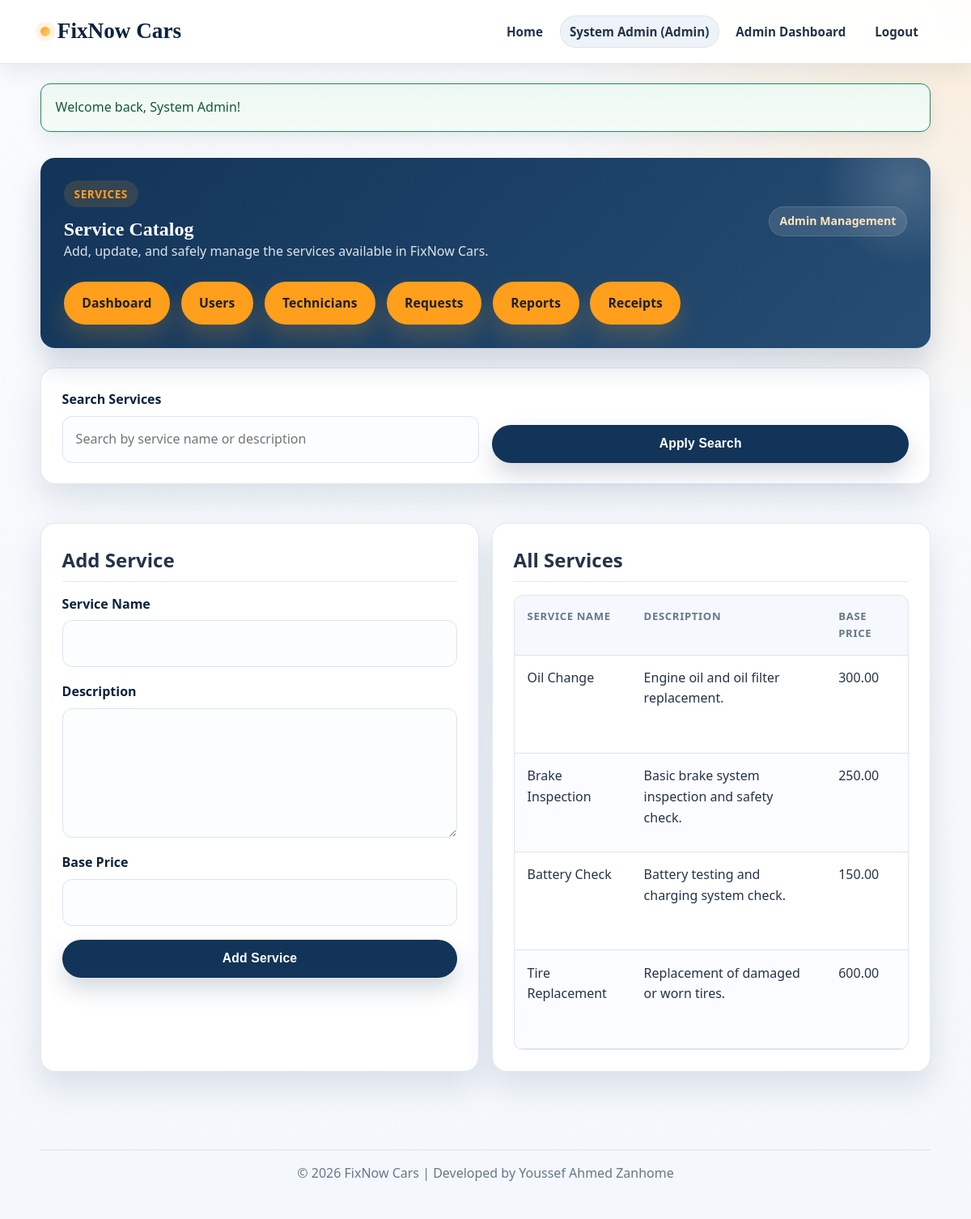
Screenshot of /admin/services.php (signed in) with the database file from the repository.
### tables this page shows
CREATE TABLE services (
    id INT AUTO_INCREMENT PRIMARY KEY,
    service_name VARCHAR(100) NOT NULL UNIQUE,
    description TEXT DEFAULT NULL,
    base_price DECIMAL(10,2) NOT NULL DEFAULT 0.00,
    created_at TIMESTAMP DEFAULT CURRENT_TIMESTAMP
);

### admin/services.php (the view, shortened to what this page needs)
<?php
require_once __DIR__ . '/../includes/functions.php';
require_once __DIR__ . '/../config/db.php';
$flashMessage = get_flash_message();
$pageError = '';
$services = [];
$editServiceId = isset($_GET['edit']) ? (int) $_GET['edit'] : 0;
$searchTerm = normalize_search_term($_GET['q'] ?? '', 100);
$serviceName = '';
$description = '';
$basePrice = '';
if ($db === null) {
    $pageError = $dbConnectionError ?? 'Database connection is not available.';
} else {
    if ($pageError === '') {
        if ($searchTerm === '') {
            $servicesStatement = $db->prepare(
                'SELECT id, service_name, description, base_price, created_at
                 FROM services
                 ORDER BY created_at DESC'
            );
            if ($servicesStatement === false) {
                $pageError = 'Unable to load services.';
            } else {
                $servicesStatement->execute();
            }
        }
        if ($pageError === '') {
            $servicesStatement->bind_result($id, $loadedServiceName, $loadedDescription, $loadedBasePrice, $createdAt);
            while ($servicesStatement->fetch()) {
                $services[] = [
                    'id' => $id,
                    'service_name' => $loadedServiceName,
                    'description' => $loadedDescription,
                    'base_price' => $loadedBasePrice,
                    'created_at' => $createdAt,
                ];
            }
        }
    }
}
$formTitle = $editServiceId > 0 ? 'Edit Service' : 'Add Service';
$submitLabel = $editServiceId > 0 ? 'Update Service' : 'Add Service';
?>
<?php include __DIR__ . '/../includes/header.php'; ?>
<?php include __DIR__ . '/../includes/navbar.php'; ?>
<main class="container">
    <?php render_flash_message($flashMessage); ?>
    <section class="page-banner">
        <div class="dashboard-header">
            <div>
                <span class="section-tag">Services</span>
                <h1>Service Catalog</h1>
                <p>Add, update, and safely manage the services available in FixNow Cars.</p>
            </div>
            <span class="status-pill">Admin Management</span>
        </div>
        <div class="dashboard-actions">
            <a class="btn btn-secondary" href="index.php">Dashboard</a>
            <a class="btn btn-secondary" href="users.php">Users</a>
            <a class="btn btn-secondary" href="technicians.php">Technicians</a>
            <a class="btn btn-secondary" href="requests.php">Requests</a>
            <a class="btn btn-secondary" href="reports.php">Reports</a>
            <a class="btn btn-secondary" href="receipts.php">Receipts</a>
        </div>
    </section>
    <?php if ($pageError !== ''): ?>
        <div class="flash-message flash-error">
            <p><?php echo escape($pageError); ?></p>
        </div>
    <?php else: ?>
        <section class="content-card">
            <form class="auth-form" action="services.php" method="get">
                <div class="form-grid">
                    <div class="form-group">
                        <label for="q">Search Services</label>
                        <input type="text" id="q" name="q" value="<?php echo escape($searchTerm); ?>" placeholder="Search by service name or description">
                    </div>
                    <div class="form-group">
                        <label>&nbsp;</label>
                        <button class="btn" type="submit">Apply Search</button>
                    </div>
                </div>
            </form>
        </section>
        <section class="detail-grid">
            <article class="content-card">
                <h2><?php echo escape($formTitle); ?></h2>
                <form class="auth-form" action="services.php<?php echo $editServiceId > 0 ? '?edit=' . (int) $editServiceId . ($searchTerm !== '' ? '&q=' . urlencode($searchTerm) : '') : ($searchTerm !== '' ? '?q=' . urlencode($searchTerm) : ''); ?>" method="post">
                    <div class="form-group">
                        <label for="service_name">Service Name</label>
                        <input type="text" id="service_name" name="service_name" value="<?php echo escape($serviceName); ?>" required>
                    </div>
                    <div class="form-group">
                        <label for="description">Description</label>
                        <textarea id="description" name="description" rows="5" required><?php echo escape($description); ?></textarea>
                    </div>
                    <div class="form-group">
                        <label for="base_price">Base Price</label>
                        <input type="number" step="0.01" min="0" id="base_price" name="base_price" value="<?php echo escape($basePrice); ?>" required>
                    </div>
                    <button class="btn full-width" type="submit"><?php echo escape($submitLabel); ?></button>
                </form>
            </article>
            <article class="content-card">
                <h2>All Services</h2>
                <?php if (empty($services)): ?>
                    <div class="empty-state">
                        <p><?php echo escape($searchTerm !== '' ? 'No services match the current search.' : 'No services exist yet. Add the first one using the form.'); ?></p>
                    </div>
                <?php else: ?>
                    <div class="table-wrapper">
                        <table class="data-table">
                            <thead>
                                <tr>
                                    <th>Service Name</th>
                                    <th>Description</th>
                                    <th>Base Price</th>
                                    <th>Created At</th>
                                </tr>
                            </thead>
                            <tbody>
                                <?php foreach ($services as $service): ?>
                                    <tr>
                                        <td><?php echo escape($service['service_name']); ?></td>
                                        <td><?php echo escape($service['description'] !== null ? $service['description'] : 'No description'); ?></td>
                                        <td><?php echo escape(number_format((float) $service['base_price'], 2)); ?></td>
                                        <td><?php echo escape(date('Y-m-d', strtotime($service['created_at']))); ?></td>
                                    </tr>
                                <?php endforeach; ?>
                            </tbody>
                        </table>
                    </div>
                <?php endif; ?>
            </article>
        </section>
    <?php endif; ?>
</main>
<?php include __DIR__ . '/../includes/footer.php'; ?>

### includes/header.php (shortened to what this page needs)
<?php
$basePath = $basePath ?? '';
?>
<!DOCTYPE html>
<html lang="en">
<head>
    <link rel="stylesheet" href="<?php echo escape($basePath . 'assets/css/style.css'); ?>">
</head>
<body>

### includes/navbar.php (shortened to what this page needs)
<?php
$basePath = $basePath ?? '';
$isLoggedIn = is_logged_in();
$dashboardLink = $isLoggedIn ? role_dashboard_path(current_user_role(), $basePath) : '';
$dashboardLabel = $isLoggedIn ? role_dashboard_label(current_user_role()) : '';
?>
<header class="site-header">
    <div class="container nav-wrapper">
        <a class="brand" href="<?php echo escape($basePath . 'index.php'); ?>">FixNow Cars</a>
        <nav class="main-nav" id="main-navigation">
            <a href="<?php echo escape($basePath . 'index.php'); ?>">Home</a>
            <?php if (!$isLoggedIn): ?>
                <a href="<?php echo escape($basePath . 'login.php'); ?>">Login</a>
                <a href="<?php echo escape($basePath . 'register.php'); ?>">Register</a>
            <?php else: ?>
                <span class="nav-user"><?php echo escape(current_user_name()); ?> (<?php echo escape(format_label(current_user_role())); ?>)</span>
                <a href="<?php echo escape($dashboardLink); ?>"><?php echo escape($dashboardLabel); ?></a>
                <a href="<?php echo escape($basePath . 'logout.php'); ?>">Logout</a>
            <?php endif; ?>
        </nav>
    </div>
</header>

### includes/functions.php (shortened to what this page needs)
<?php
if (!function_exists('escape')) {
    function escape($value)
    {
        return htmlspecialchars((string) $value, ENT_QUOTES, 'UTF-8');
    }
}
if (!function_exists('render_message_box')) {
    function render_message_box($messages, $type = 'error', $autoHide = false)
    {
        if ($messages === null || $messages === '' || $messages === []) {
            return;
        }
        $validMessages = [];
        foreach ((array) $messages as $message) {
            if ($message !== null && $message !== '') {
                $validMessages[] = $message;
            }
        }
        echo '<div class="flash-message flash-' . escape($type) . '"' . ($autoHide ? ' data-auto-hide="true"' : '') . '>';
        foreach ($validMessages as $message) {
            echo '<p>' . escape($message) . '</p>';
        }
        echo '</div>';
    }
}
if (!function_exists('render_flash_message')) {
    function render_flash_message($flashMessage)
    {
        $type = $flashMessage['type'] ?? 'success';
        render_message_box($flashMessage['text'], $type, true);
    }
}
if (!function_exists('is_logged_in')) {
    function is_logged_in()
    {
        return !empty($_SESSION['user_id']);
    }
}
if (!function_exists('current_user_role')) {
    function current_user_role()
    {
        return $_SESSION['user_role'] ?? null;
    }
}
if (!function_exists('current_user_name')) {
    function current_user_name()
    {
        return $_SESSION['user_name'] ?? 'User';
    }
}
if (!function_exists('role_dashboard_path')) {
    function role_dashboard_path($role, $basePath = '')
    {
        $basePath = (string) $basePath;
        switch ($role) {
            case 'admin':
                return $basePath . 'admin/index.php';
        }
    }
}
if (!function_exists('role_dashboard_label')) {
    function role_dashboard_label($role)
    {
        switch ($role) {
            case 'admin':
                return 'Admin Dashboard';
        }
    }
}
if (!function_exists('format_label')) {
    function format_label($value)
    {
        return ucwords(str_replace('_', ' ', (string) $value));
    }
}
if (!function_exists('normalize_search_term')) {
    function normalize_search_term($value, $maxLength = 100)
    {
        $value = trim((string) $value);
        return $value;
    }
}

### includes/footer.php (shortened to what this page needs)
    <footer class="site-footer">
        <div class="container footer-content">
            <p>&copy; 2026 FixNow Cars | Developed by Youssef Ahmed Zanhome</p>
        </div>
    </footer>
</body>
</html>

### rows the page displays
services: service_name "Oil Change", description "Engine oil and oil filter replacement.", base_price "300.00"
services: service_name "Brake Inspection", description "Basic brake system inspection and safety check.", base_price "250.00"
services: service_name "Battery Check", description "Battery testing and charging system check.", base_price "150.00"
services: service_name "Tire Replacement", description "Replacement of damaged or worn tires.", base_price "600.00"

### other values shown
current_user_name() "System Admin"
format_label(current_user_role()) "Admin"
$dashboardLabel "Admin Dashboard"
$message "Welcome back, System Admin!"
$formTitle "Add Service"
$submitLabel "Add Service"
